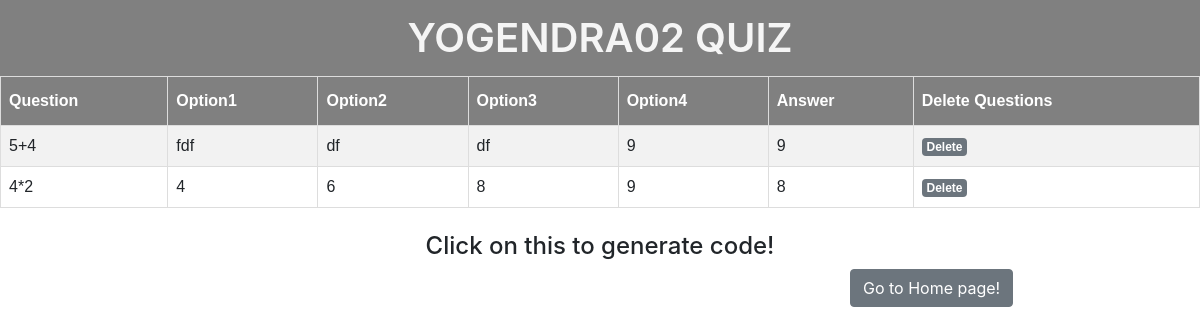
Screenshot of /user_questions (signed in) with the database file from the repository.
### main.py (models this page shows)
class Questions(db.Model):
    id = db.Column(db.Integer,primary_key=True)
    question = db.Column(db.String(1000),nullable=False)
    option1= db.Column(db.String(250),nullable=False)
    option2 = db.Column(db.String(250), nullable=False)
    option3 = db.Column(db.String(250), nullable=False)
    option4 = db.Column(db.String(250),nullable=False)
    answer = db.Column(db.String(250),nullable=False)
    author = db.Column(db.String(500),nullable=False)

### main.py (the view)
@app.route("/user_questions")
@login_required
def user_questions():
    questions = Questions.query.filter_by(author=current_user.name).all()
    return render_template("user_questions.html",name = current_user.name.upper(),questions=questions,logged_in=current_user.is_authenticated)

### main.py (called while the page is built)
@login_manager.user_loader
def load_user(user_id):
    return User.query.get(int(user_id))

### templates/user_questions.html (shortened to what this page needs)
<!DOCTYPE html>
<html lang="en">
<head>
    <link href="https://cdn.jsdelivr.net/npm/bootstrap@5.0.0-beta3/dist/css/bootstrap.min.css" rel="stylesheet">
    <link rel="stylesheet" href="https://cdn.jsdelivr.net/npm/bootstrap@4.5.3/dist/css/bootstrap.min.css">
</head>
<body>
<h1 style="text-align: center ;padding: 14px; color: whitesmoke; background-color: grey; margin-bottom: 0%; font-weight: 600; ">{{name}}  QUIZ </h1>
<table id="customers">
    <tr>
    <th>Question</th>
    <th>Option1</th>
    <th>Option2</th>
    <th>Option3</th>
    <th>Option4</th>
    <th>Answer</th>
    <th>Delete Questions</th>
  </tr>
    {% for ques in questions %}
  <tr>
    <td>{{ques.question}}</td>
    <td>{{ques.option1}}</td>
    <td>{{ques.option2}}</td>
    <td>{{ques.option3}}</td>
    <td>{{ques.option4}}</td>
    <td>{{ques.answer}}</td>
    <td><a class="badge badge-secondary" href="/deletequestion/{{ques.id}}">Delete</a></td>
  </tr>
  {% endfor %}
</table>
<br>
<h4 style="text-align:center;" onclick="changeText(this)">Click on this to generate code!</h4>
<form action="/" >
    <button style="margin-left:850px" type="submit" class="btn btn-secondary">Go to Home page!</button>
</form>
</body>
</html>

### templates/user_questions.html (style rules this page uses)
#customers { font-family: Arial, Helvetica, sans-serif; border-collapse: collapse; width: 100%; }
#customers td, #customers th { border: 1px solid #ddd; padding: 8px; }
#customers tr:nth-child(even) { background-color: #f2f2f2; }
#customers th { padding-top: 12px; padding-bottom: 12px; text-align: left; background-color: grey; color: white; }

### rows the page displays
Questions: question "5+4", option1 "fdf", option2 "df", option3 "df", option4 "9", answer "9"
Questions: question "4*2", option1 "4", option2 "6", option3 "8", option4 "9", answer "8"

### other values shown
{{ name }} "YOGENDRA02"
